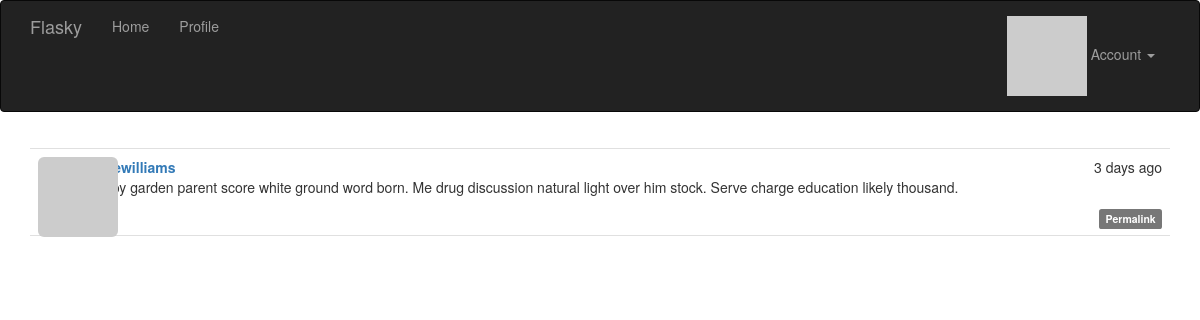
Screenshot of /post/34 (signed in) with the database file from the repository.
### app/models.py (models this page shows, shortened)
class Post(db.Model):
    __tablename__ = 'posts'
    id = db.Column(db.Integer, primary_key=True)
    body = db.Column(db.Text)
    body_html = db.Column(db.Text)
    timestamp = db.Column(db.DateTime, index=True, default=datetime.utcnow)
    author_id = db.Column(db.Integer, db.ForeignKey('users.id'))

class User(UserMixin, db.Model):
    __tablename__ = 'users'
    id = db.Column(db.Integer, primary_key=True)
    email = db.Column(db.String(64), unique=True, index=True)
    username = db.Column(db.String(64), unique=True, index=True)
    password_hash = db.Column(db.String(128))
    role_id = db.Column(db.Integer, db.ForeignKey('roles.id'))
    confirmed = db.Column(db.Boolean, default=False)
    name = db.Column(db.String(64))
    location = db.Column(db.String(64))
    about_me = db.Column(db.Text())
    member_since = db.Column(db.DateTime(), default=datetime.utcnow)
    last_seen = db.Column(db.DateTime(), default=datetime.utcnow)
    avatar_hash = db.Column(db.String(32))
    posts = db.relationship('Post', backref='author', lazy='dynamic')
    followed = db.relationship('Follow',
                               foreign_keys=[Follow.follower_id],
                               backref=db.backref('follower', lazy='joined'),
                               lazy='dynamic',
                               cascade='all, delete-orphan')
    followers = db.relationship('Follow',
                                foreign_keys=[Follow.followed_id],
                                backref=db.backref('followed', lazy='joined'),
                                lazy='dynamic',
                                cascade='all, delete-orphan')
    @property
    def password(self):
        raise AttributeError('password is not a readable attribute')
    def can(self, perm):
        return self.role is not None and self.role.has_permission(perm)
    def is_administrator(self):
        return self.can(Permission.ADMIN)
    def ping(self):
        self.last_seen = datetime.utcnow()
        db.session.add(self)
        db.session.commit()
    def gravatar(self, size=100, default='identicon', rating='g'):
        url = 'https://secure.gravatar.com/avatar'
        hash = self.avatar_hash or self.gravatar_hash()
        return '{url}/{hash}?s={size}&d={default}&r={rating}'.format(
            url=url, hash=hash, size=size, default=default, rating=rating)

### app/main/views.py (the view)
@main.route('/post/<int:id>')
def post(id):
    post = Post.query.get_or_404(id)
    return render_template('post.html', posts=[post])

### app/auth/views.py (called while the page is built)
@auth.before_app_request
def before_request():
    if current_user.is_authenticated:
        current_user.ping()
        if not current_user.confirmed \
                and request.endpoint \
                and request.blueprint != 'auth' \
                and request.endpoint != 'static':
            return redirect(url_for('auth.unconfirmed'))

### app/main/__init__.py (called while the page is built)
@main.app_context_processor
def inject_permissions():
    return dict(Permission=Permission)

### app/models.py (called while the page is built)
@login_manager.user_loader
def load_user(user_id):
    return User.query.get(int(user_id))

    def has_permission(self, perm):
        return self.permissions & perm == perm

### app/templates/post.html (shortened to what this page needs)
{% extends "base.html" %}
{% import "_macros.html" as macros %}
{% block page_content %}
{% include '_posts.html' %}
{% endblock %}

### app/templates/_posts.html (shortened to what this page needs)
<ul class="posts">
    {% for post in posts %}
    <li class="post">
        <div class="post-thumbnail">
            <a href="{{ url_for('.user', username=post.author.username) }}">
                <img class="img-rounded profile-thumbnail" src="{{ post.author.gravatar(size=40) }}">
            </a>
        </div>
        <div class="post-content">
            <div class="post-date">{{ moment(post.timestamp).fromNow() }}</div>
            <div class="post-author"><a href="{{ url_for('.user', username=post.author.username) }}">{{ post.author.username }}</a></div>
            <div class="post-body">
                {% if post.body_html %}
                    {{ post.body_html | safe }}
                {% else %}
                    {{ post.body }}
                {% endif %}
            </div>
            <div class="post-footer">
                <a href="{{ url_for('.post', id=post.id) }}">
                    <span class="label label-default">Permalink</span>
                </a>
            </div>
        </div>
    </li>
    {% endfor %}
</ul>

### app/static/styles.css (style rules this page uses)
.profile-thumbnail { position: absolute; }
ul.posts { list-style-type: none; padding: 0px; margin: 16px 0px 0px 0px; border-top: 1px solid #e0e0e0; }
ul.posts li.post { padding: 8px; border-bottom: 1px solid #e0e0e0; }
div.post-date { float: right; }
div.post-author { font-weight: bold; }
div.post-thumbnail { position: absolute; }
div.post-content { margin-left: 48px; min-height: 48px; }
div.post-footer { text-align: right; }

### rows the page displays
Post: timestamp "3 days ago", author.username "jessewilliams", body_html "Happy garden parent score white ground word born. Me drug discussion natural light over him stock. Serve charge education likely thousand."
